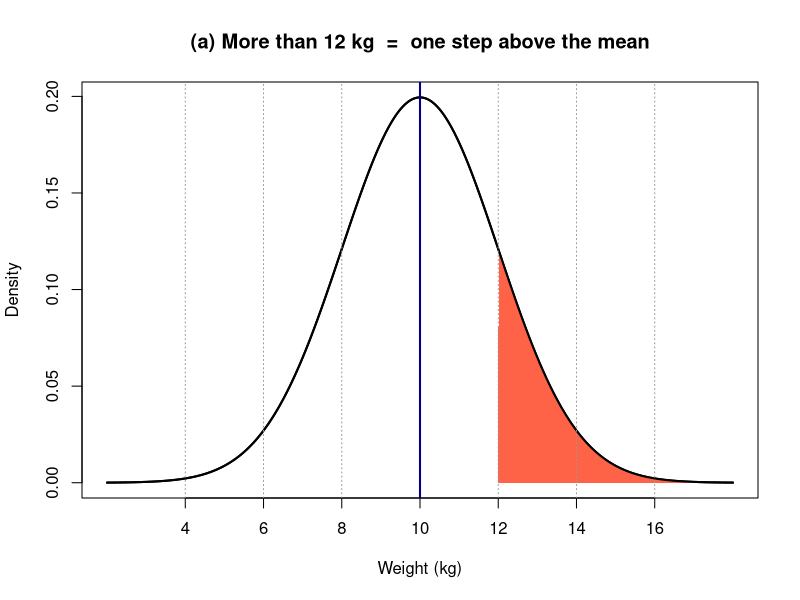
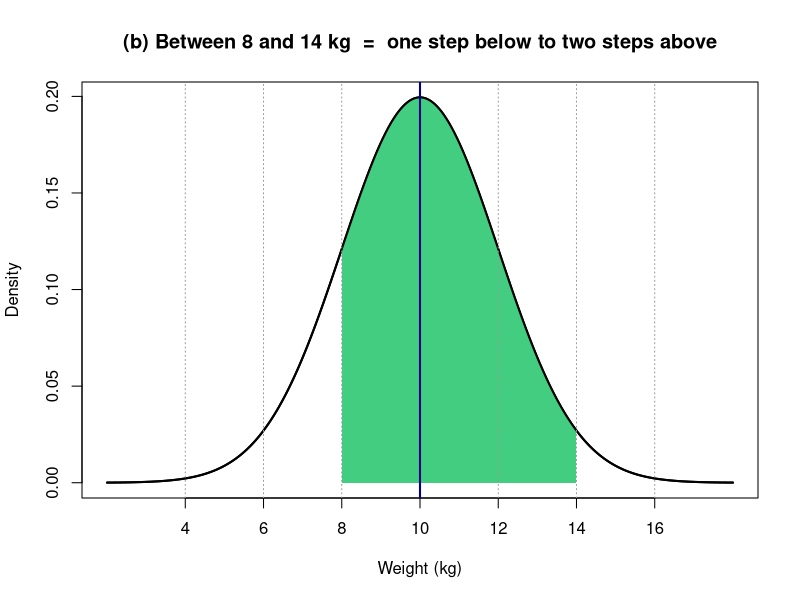
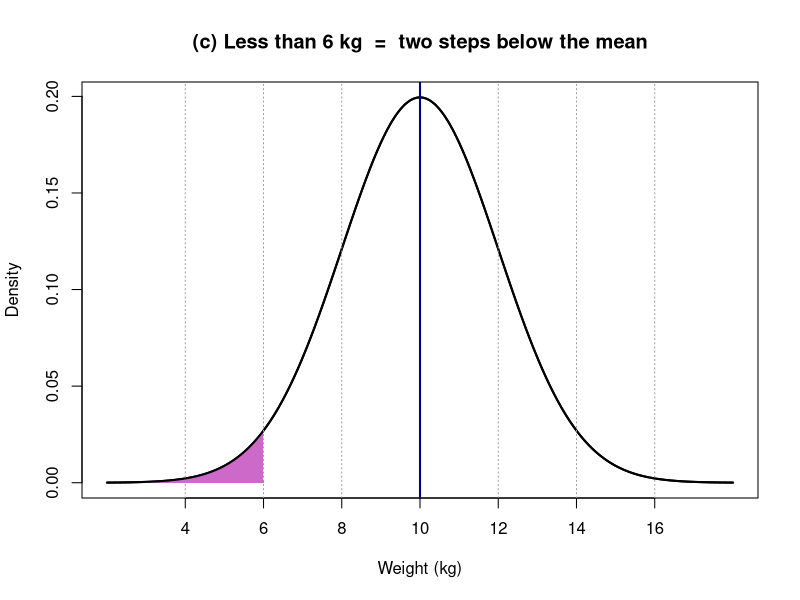

Reproduce these figures in R, in order.
# Q5 visualization: watermelon weights, mean = 10 kg, sd = 2 kg

mu <- 10
sigma <- 2

# a fine grid of x-values across the curve, and the curve height at each
x <- seq(2, 18, length.out = 1000)
y <- dnorm(x, mean = mu, sd = sigma)

# reusable function: draw the curve, shade between lo and hi
draw_region <- function(lo, hi, title, shade_col) {
  plot(x, y, type = "l", lwd = 2,
       main = title,
       xlab = "Weight (kg)", ylab = "Density",
       xaxt = "n")
  axis(1, at = seq(4, 16, by = 2))

  # shade the region by drawing a filled polygon under the curve
  xs <- x[x >= lo & x <= hi]
  polygon(c(lo, xs, hi), c(0, dnorm(xs, mu, sigma), 0),
          col = shade_col, border = NA)
  lines(x, y, lwd = 2)

  # dashed vertical lines at each step away from the mean
  abline(v = seq(4, 16, by = 2), lty = 3, col = "gray60")
  abline(v = mu, lwd = 2, col = "darkblue")
}

png("q5a.png", width = 800, height = 500)
draw_region(12, 18, "(a) More than 12 kg  =  one step above the mean", "tomato")
invisible(dev.off())

png("q5b.png", width = 800, height = 500)
draw_region(8, 14, "(b) Between 8 and 14 kg  =  one step below to two steps above", "seagreen3")
invisible(dev.off())

png("q5c.png", width = 800, height = 500)
draw_region(2, 6, "(c) Less than 6 kg  =  two steps below the mean", "orchid3")
invisible(dev.off())
